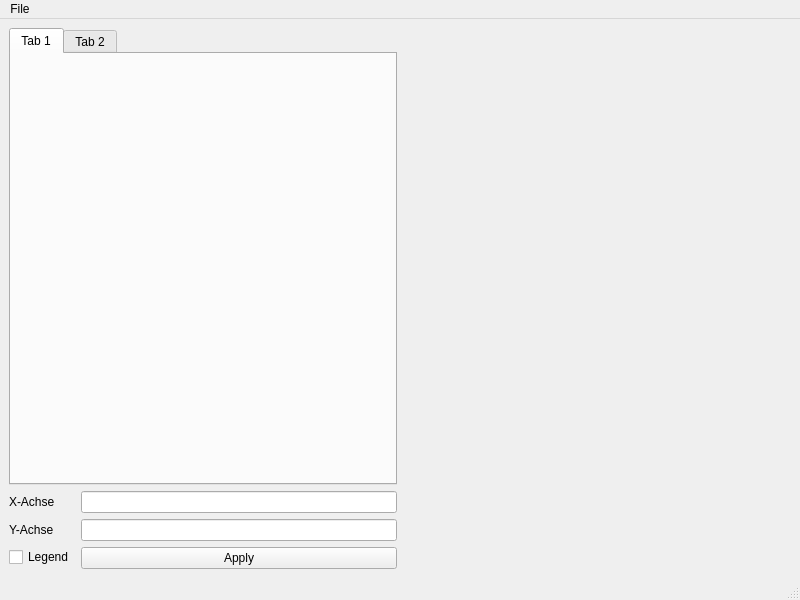
<?xml version="1.0" encoding="UTF-8"?>
<ui version="4.0">
 <class>PlotUIWindow</class>
 <widget class="QMainWindow" name="PlotUIWindow">
  <property name="geometry">
   <rect>
    <x>0</x>
    <y>0</y>
    <width>800</width>
    <height>600</height>
   </rect>
  </property>
  <property name="windowTitle">
   <string>MainWindow</string>
  </property>
  <widget class="QWidget" name="centralwidget">
   <layout class="QHBoxLayout" name="horizontalLayout_2">
    <item>
     <layout class="QVBoxLayout" name="verticalLayout">
      <item>
       <widget class="QTabWidget" name="tabWidget">
        <widget class="QWidget" name="tab">
         <attribute name="title">
          <string>Tab 1</string>
         </attribute>
        </widget>
        <widget class="QWidget" name="tab_2">
         <attribute name="title">
          <string>Tab 2</string>
         </attribute>
        </widget>
       </widget>
      </item>
      <item>
       <layout class="QFormLayout" name="formLayout">
        <item row="0" column="0">
         <widget class="QLabel" name="x_label">
          <property name="text">
           <string>X-Achse</string>
          </property>
         </widget>
        </item>
        <item row="1" column="0">
         <widget class="QLabel" name="y_label">
          <property name="text">
           <string>Y-Achse</string>
          </property>
         </widget>
        </item>
        <item row="0" column="1">
         <widget class="QLineEdit" name="x_lineEdit"/>
        </item>
        <item row="1" column="1">
         <widget class="QLineEdit" name="y_lineEdit"/>
        </item>
        <item row="2" column="1">
         <widget class="QPushButton" name="applyButton">
          <property name="text">
           <string>Apply</string>
          </property>
         </widget>
        </item>
        <item row="2" column="0">
         <widget class="QCheckBox" name="legendCheckBox">
          <property name="text">
           <string>Legend</string>
          </property>
         </widget>
        </item>
       </layout>
      </item>
     </layout>
    </item>
    <item>
     <widget class="MatplotlibWidget" name="mpl" native="true">
      <property name="sizePolicy">
       <sizepolicy hsizetype="Expanding" vsizetype="Expanding">
        <horstretch>0</horstretch>
        <verstretch>0</verstretch>
       </sizepolicy>
      </property>
     </widget>
    </item>
   </layout>
  </widget>
  <widget class="QMenuBar" name="menubar">
   <property name="geometry">
    <rect>
     <x>0</x>
     <y>0</y>
     <width>800</width>
     <height>25</height>
    </rect>
   </property>
   <widget class="QMenu" name="menuFile">
    <property name="title">
     <string>File</string>
    </property>
    <addaction name="actionOpen"/>
    <addaction name="actionSave"/>
    <addaction name="actionSaveAs"/>
   </widget>
   <addaction name="menuFile"/>
  </widget>
  <widget class="QStatusBar" name="statusbar"/>
  <action name="actionOpen">
   <property name="text">
    <string>Open...</string>
   </property>
  </action>
  <action name="actionSave">
   <property name="text">
    <string>Save</string>
   </property>
  </action>
  <action name="actionSaveAs">
   <property name="text">
    <string>Save AS..</string>
   </property>
  </action>
 </widget>
 <customwidgets>
  <customwidget>
   <class>MatplotlibWidget</class>
   <extends>QWidget</extends>
   <header>matplotlibWidget.h</header>
   <container>1</container>
  </customwidget>
 </customwidgets>
 <resources/>
 <connections/>
</ui>
